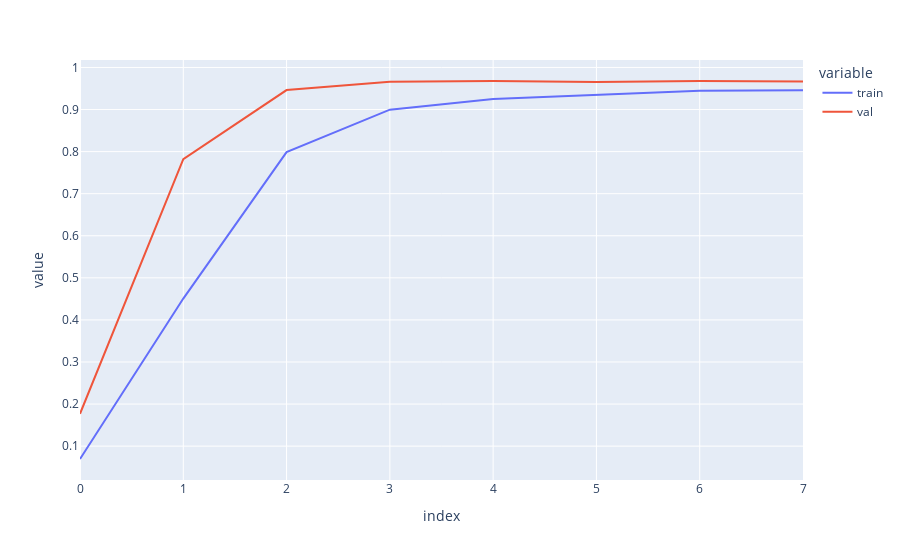

Here is the notebook cell this chart was saved with:
### Code cell
run = api.run("jlehrer1/Human Cortical Model/3373p8ds")

d1 = [x['train_balanced_accuracy'] for x in run.scan_history(keys=['train_balanced_accuracy'])]
d2 = [x['val_balanced_accuracy'] for x in run.scan_history(keys=['val_balanced_accuracy'])]

data = pd.DataFrame()
data['train'] = d1 
data['val'] = d2

px.line(data, x=data.index, y=data.columns).show()

### Figure 1 — Plotly figure (JSON) as saved in the notebook; plotly's stock layout.template omitted (floating-point values rounded to 4 significant figures)
{"data": [{"hovertemplate": "variable=train<br>index=%{x}<br>value=%{y}<extra></extra>", "legendgroup": "train", "line": {"color": "#636efa", "dash": "solid"}, "marker": {"symbol": "circle"}, "mode": "lines", "name": "train", "orientation": "v", "showlegend": true, "type": "scatter", "x": [0, 1, 2, 3, 4, 5, 6, 7], "xaxis": "x", "y": [0.06943, 0.4507, 0.7989, 0.8996, 0.9249, 0.9345, 0.9445, 0.9456], "yaxis": "y"}, {"hovertemplate": "variable=val<br>index=%{x}<br>value=%{y}<extra></extra>", "legendgroup": "val", "line": {"color": "#EF553B", "dash": "solid"}, "marker": {"symbol": "circle"}, "mode": "lines", "name": "val", "orientation": "v", "showlegend": true, "type": "scatter", "x": [0, 1, 2, 3, 4, 5, 6, 7], "xaxis": "x", "y": [0.1769, 0.7821, 0.9463, 0.9658, 0.9677, 0.9655, 0.9678, 0.9669], "yaxis": "y"}], "layout": {"legend": {"title": {"text": "variable"}, "tracegroupgap": 0}, "margin": {"t": 60}, "xaxis": {"anchor": "y", "domain": [0, 1], "title": {"text": "index"}}, "yaxis": {"anchor": "x", "domain": [0, 1], "title": {"text": "value"}}}}
